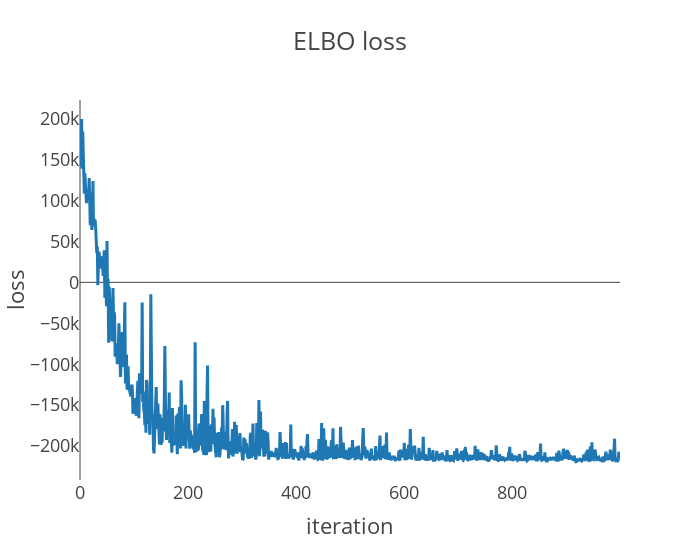

The notebook cell saved with this chart:
### Code cell
samples = get_samples(distance, proximity, how_far)

### Figure 1 — Plotly figure (JSON) as saved in the notebook; plotly's stock layout.template omitted (floating-point values rounded to 4 significant figures; data arrays with more than 128 entries replaced by an {"elided": "..."} marker saying what was removed)
{"data": [{"hovertemplate": "x=%{x}<br>y=%{y}<extra></extra>", "legendgroup": "", "line": {"color": "#1F77B4", "dash": "solid"}, "marker": {"symbol": "circle"}, "mode": "lines", "name": "", "orientation": "v", "showlegend": false, "type": "scatter", "x": {"elided": "1000 int values"}, "xaxis": "x", "y": {"elided": "1000 float values"}, "yaxis": "y"}], "layout": {"legend": {"tracegroupgap": 0}, "title": {"text": "ELBO loss"}, "width": 700, "xaxis": {"anchor": "y", "domain": [0, 1], "showgrid": false, "title": {"text": "iteration"}}, "yaxis": {"anchor": "x", "domain": [0, 1], "showgrid": false, "title": {"text": "loss"}}}}
